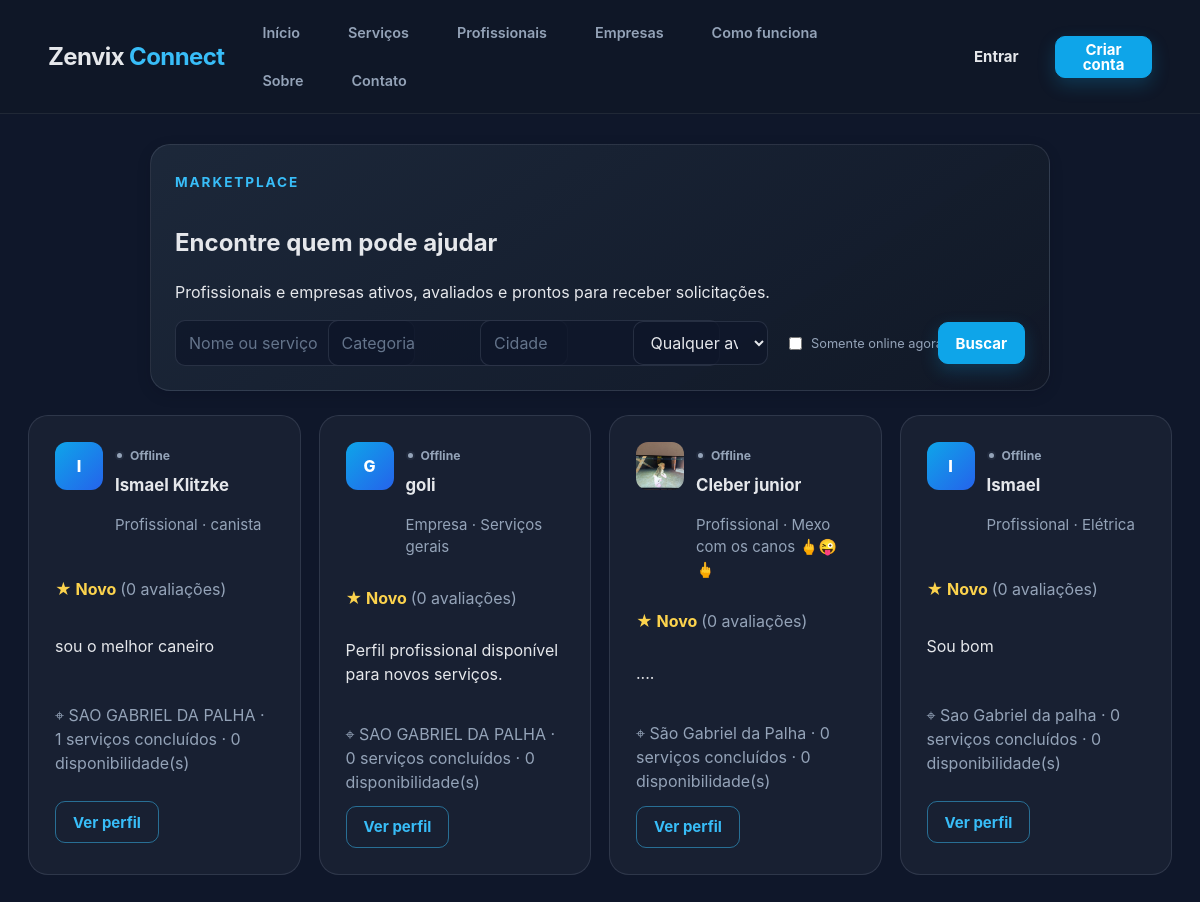
Before: /profissionais with the older database file.
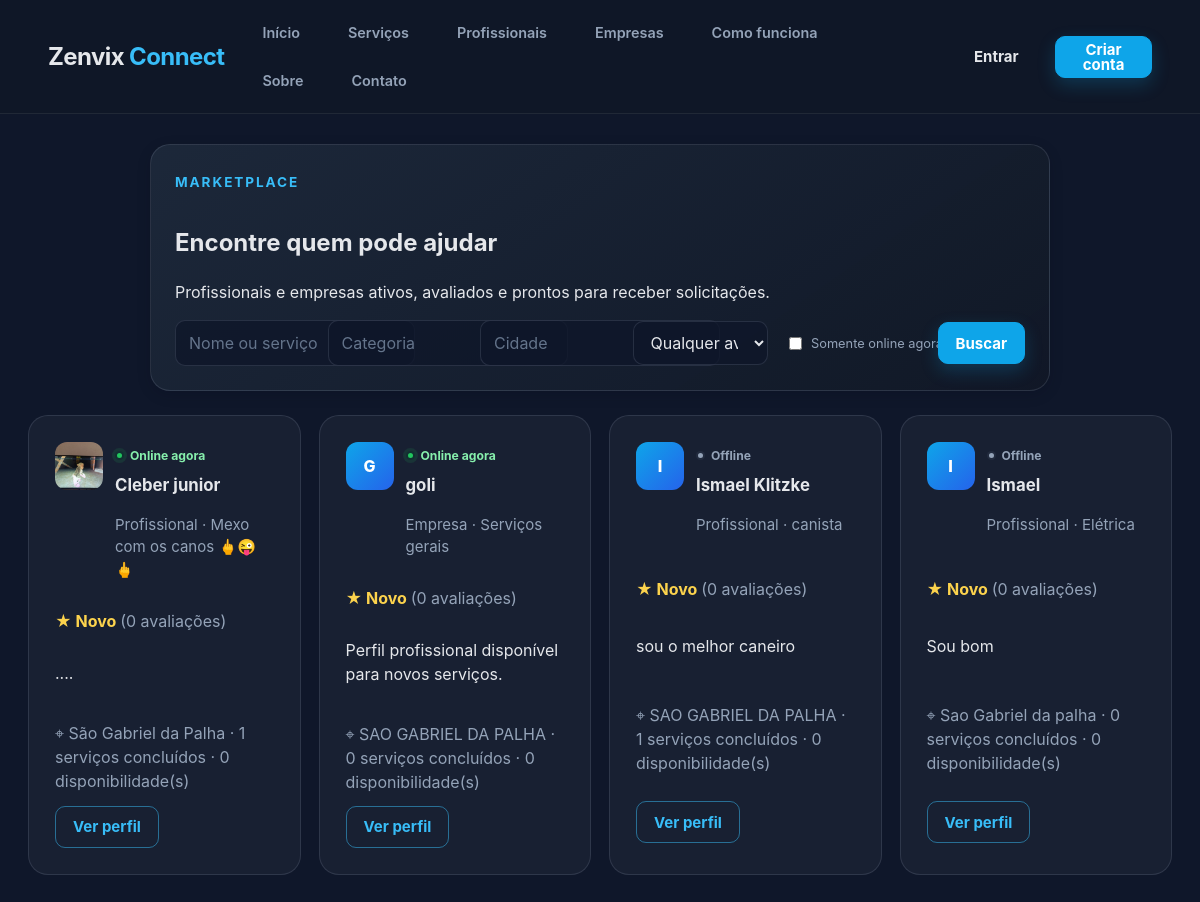
After: the same page with the newer database file.
### tables this page shows
CREATE TABLE usuarios (
            id INTEGER PRIMARY KEY AUTOINCREMENT,
            nome TEXT NOT NULL,
            email TEXT NOT NULL UNIQUE,
            senha TEXT NOT NULL,
            telefone TEXT,
            cidade TEXT,
            tipo TEXT NOT NULL
        , bio TEXT, especialidade TEXT, empresa_nome TEXT, estado TEXT, bairro TEXT, cpf TEXT, documento TEXT, foto_perfil TEXT, cnpj TEXT, documento_empresa TEXT, logo_empresa TEXT, approval_status TEXT, deletion_requested INTEGER DEFAULT 0, rejection_reason TEXT, status_online TEXT DEFAULT 'offline', TEXT, ultimo_acesso TEXT);

### app.py (the view, shortened to what this page needs)
@app.route("/profissionais")
def profissionais():
    search = request.args.get("q", "").strip()
    category = request.args.get("categoria", "").strip()
    city = request.args.get("cidade", "").strip()
    online_only = request.args.get("online") == "1"
    min_rating = request.args.get("avaliacao", "").strip()
    providers = []
    favorite_ids = set()
    try:
        minimum_rating = float(min_rating) if min_rating else None
    except ValueError:
        minimum_rating = None
    for provider in get_providers(search=search, category=category, city=city, online_only=online_only):
        provider_data = enrich_provider(provider)
        provider_data["recommendation_score"] = get_provider_recommendation_score(provider_data, requested_category=category)
        if minimum_rating and (provider_data["rating"] is None or provider_data["rating"] < minimum_rating):
            continue
        provider_data["is_favorite"] = provider["id"] in favorite_ids
        providers.append(provider_data)
    providers.sort(key=lambda item: item["recommendation_score"], reverse=True)
    return render_template(
        "profissionais.html",
        providers=providers,
        search=search,
        category=category,
        city=city,
        online_only=online_only,
        min_rating=min_rating,
    )

### app.py (called while the page is built, shortened)
def get_db():
    if "db" not in g:
        g.db = sqlite3.connect(DATABASE_PATH)
        g.db.row_factory = sqlite3.Row
    return g.db

def get_provider_rating(provider_id):
    db = get_db()
    row = db.execute(
        "SELECT AVG(nota) AS avg_rating, COUNT(*) AS total FROM avaliacoes WHERE profissional_id = ?",
        (provider_id,),
    ).fetchone()
    avg_rating = row["avg_rating"]
    return (round(avg_rating, 1), row["total"]) if avg_rating is not None else (None, row["total"])

def get_availability_for_user(user_id):
    db = get_db()
    return db.execute(
        "SELECT * FROM disponibilidade WHERE profissional_id = ? ORDER BY id DESC",
        (user_id,),
    ).fetchall()

@app.before_request
def before_request():
    get_db()

@app.teardown_appcontext
def teardown_appcontext(exception):
    close_db(exception)

### templates/profissionais.html (shortened to what this page needs)
{% extends "base.html" %}
{% block content %}
<section class="form-card provider-search-card"><span class="eyebrow">Marketplace</span>
    <h1>Encontre quem pode ajudar</h1>
    <p>Profissionais e empresas ativos, avaliados e prontos para receber solicitações.</p>
    <form action="/profissionais" method="get" class="search-form provider-filters"><input name="q" value="{{ search }}"
            placeholder="Nome ou serviço" class="search-input"><input name="categoria" value="{{ category }}"
            placeholder="Categoria" class="search-input"><input name="cidade" value="{{ city }}" placeholder="Cidade"
            class="search-input"><select name="avaliacao" class="search-select">
            <option value="">Qualquer avaliação</option>
        </select><label class="online-filter"><input type="checkbox" name="online" value="1" {{ 'checked' if online_only
                }}> Somente online agora</label><button type="submit" class="button button-primary">Buscar</button>
    </form>
</section>
{% if providers %}<div class="grid-section provider-result-grid">{% for provider in providers %}<article
        class="provider-card provider-result-card">
        <div class="provider-result-head">
            <div class="avatar provider-result-avatar {% if provider.foto_perfil or provider.logo_empresa %}avatar-image{% endif %}"
                {% if provider.foto_perfil or provider.logo_empresa
                %}style="background-image:url('/static/uploads/{{ provider.foto_perfil or provider.logo_empresa }}')" {%
                endif %}>{% if not provider.foto_perfil and not provider.logo_empresa %}{{ (provider.empresa_nome or
                provider.nome)[0]|upper }}{% endif %}</div>
            <div><span class="presence-label {{ 'online' if provider.online else 'offline' }}"><i
                        class="online-dot"></i> {{ 'Online agora' if provider.online else 'Offline' }}</span>
                <h2>{{ provider.empresa_nome or provider.nome }}</h2>
                <p class="provider-role">{{ 'Empresa' if provider.tipo == 'empresa' else 'Profissional' }} · {{
                    provider.especialidade or 'Serviços gerais' }}</p>
            </div>
        </div>
        <div class="form-actions" style="justify-content: space-between; align-items: center;">
            <p class="provider-rating">★ {{ provider.rating if provider.rating is not none else 'Novo' }} <span>({{
                    provider.rating_count }} avaliações)</span></p>
        </div>
        <p>{{ provider.bio or 'Perfil profissional disponível para novos serviços.' }}</p>
        <p class="provider-meta">⌖ {{ provider.cidade or 'Cidade não informada' }} · {{ provider.completed_services }}
            serviços concluídos · {{ provider.availability_count }} disponibilidade(s)</p>
        <div class="form-actions"><a
                href="/{{ 'empresa' if provider.tipo == 'empresa' else 'profissional' }}/{{ provider.id }}"
                class="button button-secondary">Ver perfil</a></div>
    </article>{% endfor %}</div>{% else %}<section class="form-card empty-state">
    <h2>Nenhum prestador encontrado.</h2>
    <p>Tente remover filtros ou volte em alguns minutos para ver novos profissionais online.</p>
</section>{% endif %}
{% endblock %}

Changed rows visible on the page:
changed usuarios "Cleber junior": status_online "Offline" → "Online agora"; completed_services "0" → "1"; moves up the list
changed usuarios "goli": status_online "Offline" → "Online agora"; moves down the list
